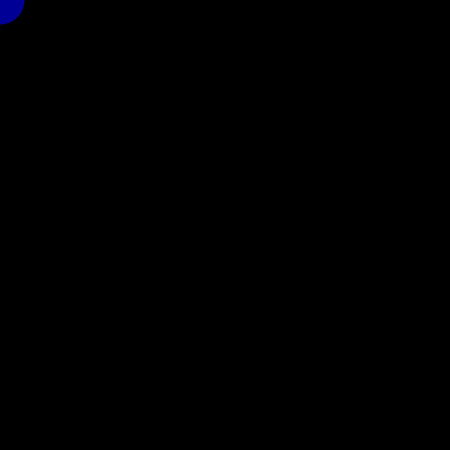
Frame 1 (no input)
Frame 60 (the mouse pressed at the canvas centre just before this capture): identical to frame 1, image omitted
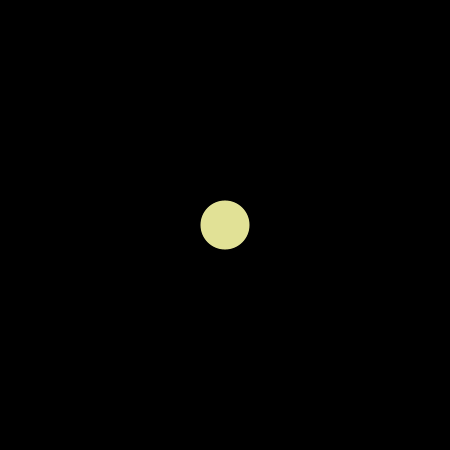
Frame 120 (the mouse held since frame 60 and released just before this capture)

The Processing sketch that drew these frames (run headless with seeded random() and noise(); from frame 60 on, the mouse is pressed at the canvas centre):

// Processing sketch: processing_36472
// ── processing_36472.pde


int[] xpos = new int[50];
int[] ypos = new int[50];
 
void setup(){
  size(450,450);
  smooth();
   
  for (int i =0; i < xpos.length; i++){
    xpos[i] =0;
    ypos[i] =0;
  }

}
 
void draw(){
  background(0);
   
  for (int i = 0; i< xpos.length-1; i++){
    xpos[i] = xpos[i+1];
    ypos[i] = ypos[i+1];
}
 xpos[xpos.length-1] = mouseX;
 ypos[ypos.length-1] = mouseY;
  
 for (int i=0; i< xpos.length; i++){
   noStroke();
   fill(mouseX,mouseY,150);
   ellipse(xpos[i],ypos[i],i,i);
 }
}
                
                
